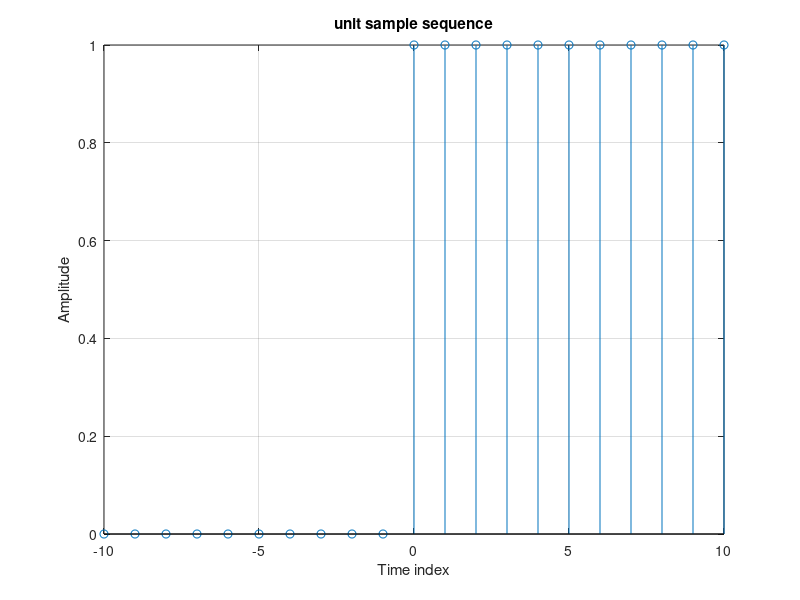

The MATLAB script that drew this image:
n=-10:1:10;
u=[zeros(1,10) 1 ones(1,10)];
u
n
stem(n,u);
xlabel('Time index');
ylabel('Amplitude');
grid on;
title('unit sample sequence')

